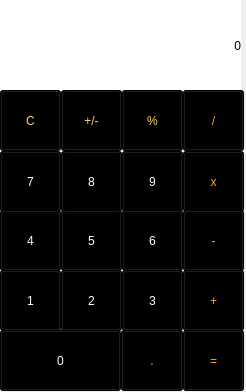
<?xml version="1.0" encoding="UTF-8"?>
<ui version="4.0">
 <class>MainWindow</class>
 <widget class="QMainWindow" name="MainWindow">
  <property name="geometry">
   <rect>
    <x>0</x>
    <y>0</y>
    <width>246</width>
    <height>392</height>
   </rect>
  </property>
  <property name="windowTitle">
   <string>MainWindow</string>
  </property>
  <widget class="QWidget" name="centralwidget">
   <widget class="QLabel" name="label">
    <property name="geometry">
     <rect>
      <x>0</x>
      <y>0</y>
      <width>241</width>
      <height>91</height>
     </rect>
    </property>
    <property name="styleSheet">
     <string notr="true">QLabel{
background-color: rgb(255, 255, 255);
	font: 75 18pt &quot;MS Shell Dlg 2&quot;;
}</string>
    </property>
    <property name="text">
     <string>0</string>
    </property>
    <property name="alignment">
     <set>Qt::AlignRight|Qt::AlignTrailing|Qt::AlignVCenter</set>
    </property>
   </widget>
   <widget class="QPushButton" name="pb_7">
    <property name="geometry">
     <rect>
      <x>0</x>
      <y>151</y>
      <width>61</width>
      <height>61</height>
     </rect>
    </property>
    <property name="styleSheet">
     <string notr="true">QPushButton{
 
	background-color: rgb(0, 0, 0);
	color: rgb(255, 255, 255);
	font: 75 18pt &quot;MS Shell Dlg 2&quot;;
}
QPushButton:pressed{
 	color: rgb(0, 0, 0);
	background-color: rgb(255, 255, 255);
	font: 75 18pt &quot;MS Shell Dlg 2&quot;;
}</string>
    </property>
    <property name="text">
     <string>7</string>
    </property>
   </widget>
   <widget class="QPushButton" name="pb_8">
    <property name="geometry">
     <rect>
      <x>61</x>
      <y>151</y>
      <width>61</width>
      <height>61</height>
     </rect>
    </property>
    <property name="styleSheet">
     <string notr="true">QPushButton{
 
	background-color: rgb(0, 0, 0);
	color: rgb(255, 255, 255);
	font: 75 18pt &quot;MS Shell Dlg 2&quot;;
}
QPushButton:pressed{
 	color: rgb(0, 0, 0);
	background-color: rgb(255, 255, 255);
	font: 75 18pt &quot;MS Shell Dlg 2&quot;;
}</string>
    </property>
    <property name="text">
     <string>8</string>
    </property>
   </widget>
   <widget class="QPushButton" name="pb_9">
    <property name="geometry">
     <rect>
      <x>122</x>
      <y>151</y>
      <width>61</width>
      <height>61</height>
     </rect>
    </property>
    <property name="styleSheet">
     <string notr="true">QPushButton{
 
	background-color: rgb(0, 0, 0);
	color: rgb(255, 255, 255);
	font: 75 18pt &quot;MS Shell Dlg 2&quot;;
}
QPushButton:pressed{
 	color: rgb(0, 0, 0);
	background-color: rgb(255, 255, 255);
	font: 75 18pt &quot;MS Shell Dlg 2&quot;;
}</string>
    </property>
    <property name="text">
     <string>9</string>
    </property>
   </widget>
   <widget class="QPushButton" name="pb_carp">
    <property name="geometry">
     <rect>
      <x>183</x>
      <y>151</y>
      <width>61</width>
      <height>61</height>
     </rect>
    </property>
    <property name="styleSheet">
     <string notr="true">QPushButton{
background-color: rgb(0, 0, 0);
	color: rgb(255, 158, 39);
	font: 75 18pt &quot;MS Shell Dlg 2&quot;;
}
QPushButton:pressed{
color: rgb(0, 0, 0);
	background-color: rgb(255, 158, 39);
	font: 75 18pt &quot;MS Shell Dlg 2&quot;;
}</string>
    </property>
    <property name="text">
     <string>x</string>
    </property>
   </widget>
   <widget class="QPushButton" name="pb_4">
    <property name="geometry">
     <rect>
      <x>0</x>
      <y>210</y>
      <width>61</width>
      <height>61</height>
     </rect>
    </property>
    <property name="styleSheet">
     <string notr="true">QPushButton{
 
	background-color: rgb(0, 0, 0);
	color: rgb(255, 255, 255);
	font: 75 18pt &quot;MS Shell Dlg 2&quot;;
}
QPushButton:pressed{
 	color: rgb(0, 0, 0);
	background-color: rgb(255, 255, 255);
	font: 75 18pt &quot;MS Shell Dlg 2&quot;;
}</string>
    </property>
    <property name="text">
     <string>4</string>
    </property>
   </widget>
   <widget class="QPushButton" name="pb_5">
    <property name="geometry">
     <rect>
      <x>61</x>
      <y>210</y>
      <width>61</width>
      <height>61</height>
     </rect>
    </property>
    <property name="styleSheet">
     <string notr="true">QPushButton{
 
	background-color: rgb(0, 0, 0);
	color: rgb(255, 255, 255);
	font: 75 18pt &quot;MS Shell Dlg 2&quot;;
}
QPushButton:pressed{
 	color: rgb(0, 0, 0);
	background-color: rgb(255, 255, 255);
	font: 75 18pt &quot;MS Shell Dlg 2&quot;;
}</string>
    </property>
    <property name="text">
     <string>5</string>
    </property>
   </widget>
   <widget class="QPushButton" name="pb_6">
    <property name="geometry">
     <rect>
      <x>122</x>
      <y>210</y>
      <width>61</width>
      <height>61</height>
     </rect>
    </property>
    <property name="styleSheet">
     <string notr="true">QPushButton{
 
	background-color: rgb(0, 0, 0);
	color: rgb(255, 255, 255);
	font: 75 18pt &quot;MS Shell Dlg 2&quot;;
}
QPushButton:pressed{
 	color: rgb(0, 0, 0);
	background-color: rgb(255, 255, 255);
	font: 75 18pt &quot;MS Shell Dlg 2&quot;;
}</string>
    </property>
    <property name="text">
     <string>6</string>
    </property>
   </widget>
   <widget class="QPushButton" name="pb_cikar">
    <property name="geometry">
     <rect>
      <x>183</x>
      <y>210</y>
      <width>61</width>
      <height>61</height>
     </rect>
    </property>
    <property name="styleSheet">
     <string notr="true">QPushButton{
background-color: rgb(0, 0, 0);
	color: rgb(255, 158, 39);
	font: 75 18pt &quot;MS Shell Dlg 2&quot;;
}
QPushButton:pressed{
color: rgb(0, 0, 0);
	background-color: rgb(255, 158, 39);
	font: 75 18pt &quot;MS Shell Dlg 2&quot;;
}</string>
    </property>
    <property name="text">
     <string>-</string>
    </property>
   </widget>
   <widget class="QPushButton" name="pb_1">
    <property name="geometry">
     <rect>
      <x>0</x>
      <y>270</y>
      <width>61</width>
      <height>61</height>
     </rect>
    </property>
    <property name="styleSheet">
     <string notr="true">QPushButton{
 
	background-color: rgb(0, 0, 0);
	color: rgb(255, 255, 255);
	font: 75 18pt &quot;MS Shell Dlg 2&quot;;
}
QPushButton:pressed{
 	color: rgb(0, 0, 0);
	background-color: rgb(255, 255, 255);
	font: 75 18pt &quot;MS Shell Dlg 2&quot;;
}</string>
    </property>
    <property name="text">
     <string>1</string>
    </property>
   </widget>
   <widget class="QPushButton" name="pb_2">
    <property name="geometry">
     <rect>
      <x>61</x>
      <y>270</y>
      <width>61</width>
      <height>61</height>
     </rect>
    </property>
    <property name="styleSheet">
     <string notr="true">QPushButton{
 
	background-color: rgb(0, 0, 0);
	color: rgb(255, 255, 255);
	font: 75 18pt &quot;MS Shell Dlg 2&quot;;
}
QPushButton:pressed{
 	color: rgb(0, 0, 0);
	background-color: rgb(255, 255, 255);
	font: 75 18pt &quot;MS Shell Dlg 2&quot;;
}</string>
    </property>
    <property name="text">
     <string>2</string>
    </property>
   </widget>
   <widget class="QPushButton" name="pb_3">
    <property name="geometry">
     <rect>
      <x>122</x>
      <y>270</y>
      <width>61</width>
      <height>61</height>
     </rect>
    </property>
    <property name="styleSheet">
     <string notr="true">QPushButton{
 
	background-color: rgb(0, 0, 0);
	color: rgb(255, 255, 255);
	font: 75 18pt &quot;MS Shell Dlg 2&quot;;
}
QPushButton:pressed{
 	color: rgb(0, 0, 0);
	background-color: rgb(255, 255, 255);
	font: 75 18pt &quot;MS Shell Dlg 2&quot;;
}</string>
    </property>
    <property name="text">
     <string>3</string>
    </property>
   </widget>
   <widget class="QPushButton" name="pb_topla">
    <property name="geometry">
     <rect>
      <x>183</x>
      <y>270</y>
      <width>61</width>
      <height>61</height>
     </rect>
    </property>
    <property name="styleSheet">
     <string notr="true">QPushButton{
background-color: rgb(0, 0, 0);
	color: rgb(255, 158, 39);
	font: 75 18pt &quot;MS Shell Dlg 2&quot;;
}
QPushButton:pressed{
color: rgb(0, 0, 0);
	background-color: rgb(255, 158, 39);
	font: 75 18pt &quot;MS Shell Dlg 2&quot;;
}</string>
    </property>
    <property name="text">
     <string>+</string>
    </property>
   </widget>
   <widget class="QPushButton" name="pb_0">
    <property name="geometry">
     <rect>
      <x>0</x>
      <y>330</y>
      <width>121</width>
      <height>61</height>
     </rect>
    </property>
    <property name="styleSheet">
     <string notr="true">QPushButton{
 
	background-color: rgb(0, 0, 0);
	color: rgb(255, 255, 255);
	font: 75 18pt &quot;MS Shell Dlg 2&quot;;
}
QPushButton:pressed{
 	color: rgb(0, 0, 0);
	background-color: rgb(255, 255, 255);
	font: 75 18pt &quot;MS Shell Dlg 2&quot;;
}</string>
    </property>
    <property name="text">
     <string>0</string>
    </property>
   </widget>
   <widget class="QPushButton" name="pb_nokta">
    <property name="geometry">
     <rect>
      <x>121</x>
      <y>330</y>
      <width>62</width>
      <height>61</height>
     </rect>
    </property>
    <property name="styleSheet">
     <string notr="true">QPushButton{
background-color: rgb(0, 0, 0);
	color: rgb(255, 213, 106);
	font: 75 18pt &quot;MS Shell Dlg 2&quot;;
}
QPushButton:pressed{
color: rgb(0, 0, 0);
	background-color: rgb(255, 213, 106);
	font: 75 18pt &quot;MS Shell Dlg 2&quot;;
}</string>
    </property>
    <property name="text">
     <string>.</string>
    </property>
   </widget>
   <widget class="QPushButton" name="pb_esit">
    <property name="geometry">
     <rect>
      <x>183</x>
      <y>330</y>
      <width>61</width>
      <height>61</height>
     </rect>
    </property>
    <property name="styleSheet">
     <string notr="true">QPushButton{
background-color: rgb(0, 0, 0);
	color: rgb(255, 158, 39);
	font: 75 18pt &quot;MS Shell Dlg 2&quot;;
}
QPushButton:pressed{
color: rgb(0, 0, 0);
	background-color: rgb(255, 158, 39);
	font: 75 18pt &quot;MS Shell Dlg 2&quot;;
}</string>
    </property>
    <property name="text">
     <string>=</string>
    </property>
   </widget>
   <widget class="QPushButton" name="pb_C">
    <property name="geometry">
     <rect>
      <x>0</x>
      <y>90</y>
      <width>61</width>
      <height>61</height>
     </rect>
    </property>
    <property name="styleSheet">
     <string notr="true">QPushButton{
background-color: rgb(0, 0, 0);
	color: rgb(255, 213, 106);
	font: 75 18pt &quot;MS Shell Dlg 2&quot;;
}
QPushButton:pressed{
color: rgb(0, 0, 0);
	background-color: rgb(255, 213, 106);
	font: 75 18pt &quot;MS Shell Dlg 2&quot;;
}</string>
    </property>
    <property name="text">
     <string>C</string>
    </property>
   </widget>
   <widget class="QPushButton" name="pb_isaret">
    <property name="geometry">
     <rect>
      <x>61</x>
      <y>90</y>
      <width>61</width>
      <height>61</height>
     </rect>
    </property>
    <property name="styleSheet">
     <string notr="true">QPushButton{
background-color: rgb(0, 0, 0);
	color: rgb(255, 213, 106);
	font: 75 18pt &quot;MS Shell Dlg 2&quot;;
}
QPushButton:pressed{
color: rgb(0, 0, 0);
	background-color: rgb(255, 213, 106);
	font: 75 18pt &quot;MS Shell Dlg 2&quot;;
}</string>
    </property>
    <property name="text">
     <string>+/-</string>
    </property>
   </widget>
   <widget class="QPushButton" name="pb_yuzde">
    <property name="geometry">
     <rect>
      <x>122</x>
      <y>90</y>
      <width>61</width>
      <height>61</height>
     </rect>
    </property>
    <property name="styleSheet">
     <string notr="true">QPushButton{
background-color: rgb(0, 0, 0);
	color: rgb(255, 213, 106);
	font: 75 18pt &quot;MS Shell Dlg 2&quot;;
}
QPushButton:pressed{
color: rgb(0, 0, 0);
	background-color: rgb(255, 213, 106);
	font: 75 18pt &quot;MS Shell Dlg 2&quot;;
}</string>
    </property>
    <property name="text">
     <string>%</string>
    </property>
   </widget>
   <widget class="QPushButton" name="pb_bol">
    <property name="geometry">
     <rect>
      <x>183</x>
      <y>90</y>
      <width>61</width>
      <height>61</height>
     </rect>
    </property>
    <property name="styleSheet">
     <string notr="true">QPushButton{
background-color: rgb(0, 0, 0);
	color: rgb(255, 158, 39);
	font: 75 18pt &quot;MS Shell Dlg 2&quot;;
}
QPushButton:pressed{
color: rgb(0, 0, 0);
	background-color: rgb(255, 158, 39);
	font: 75 18pt &quot;MS Shell Dlg 2&quot;;
}</string>
    </property>
    <property name="text">
     <string>/</string>
    </property>
   </widget>
  </widget>
 </widget>
 <resources/>
 <connections/>
</ui>
